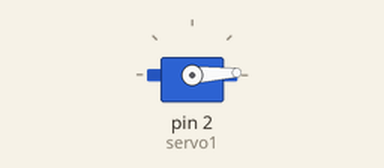
Recording of a sketch running on a simulated Arduino Uno, built with avr-gcc and run on an emulated ATmega328P. Shown: servo.

Above: at 0.05 s.
At 1.3 s:
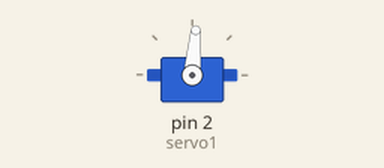
At 2.6 s:
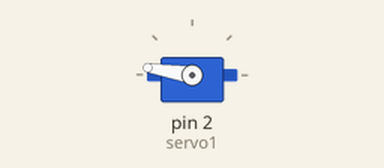
At 5.2 s:
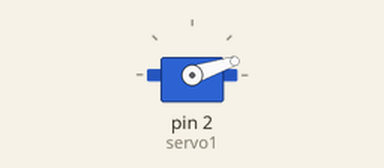
Timing chart, 0 to 7.1 s (numbered marks = the images above):
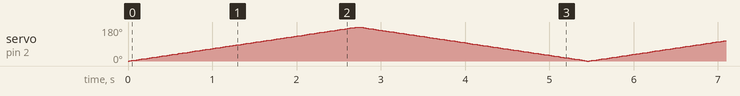

The sketch:

Servo_Gir.ino
```cpp
#include <Servo.h>

Servo servo1;

int pos = 0;
// posició del servo

void setup() {

   servo1.attach(2);
   // vincular el servo al pin 2
}

void loop() {

   //variar la posició de 0 a 180
   for (pos = 0; pos <= 180; pos += 1)
   {
      servo1.write(pos);
      delay(15);
      //Espera 15 milisegons
   }

   //variar la posició de 0 a 180
   for (pos = 180; pos >= 0; pos -= 1)
   {
      servo1.write(pos);
      delay(15);
      //Espera 15 milisegons
   }
}
```
